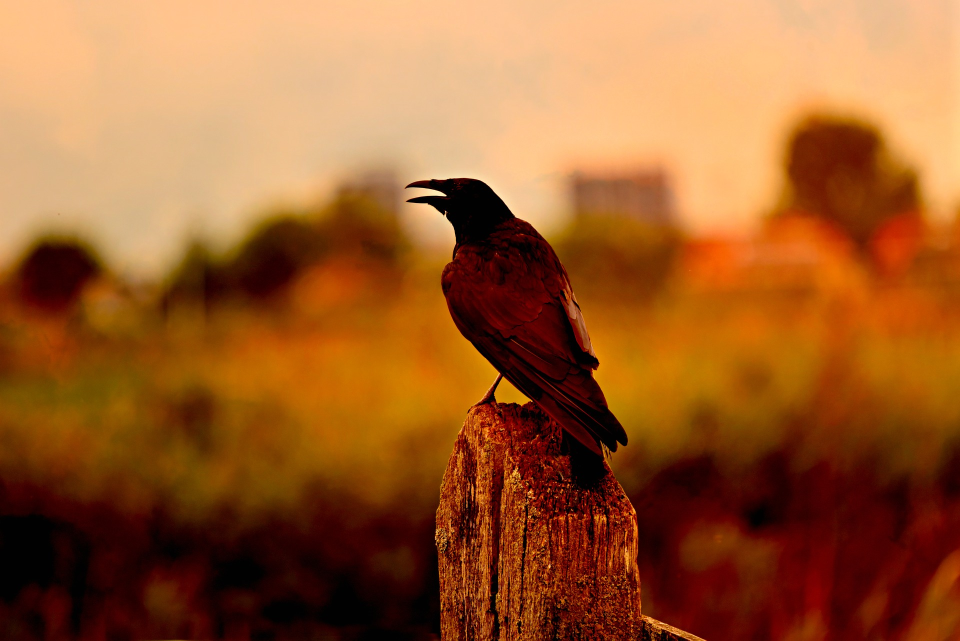
#> input picture python_opencv/images/crow.jpg, 1920 x 1281 px, found by its file name (shown at 1/2 size)
$ python convert_0330.py
#> lines starting #> are read from the running program, lines starting #| are printed output that depends on the picture
import cv2

img_src = cv2.imread('images/crow.jpg', cv2.IMREAD_COLOR)
#> img_src is the input picture: shape (1281, 1920, 3); mean B, G, R 45.6, 92.5, 154.7
img_src = cv2.pyrDown(img_src)
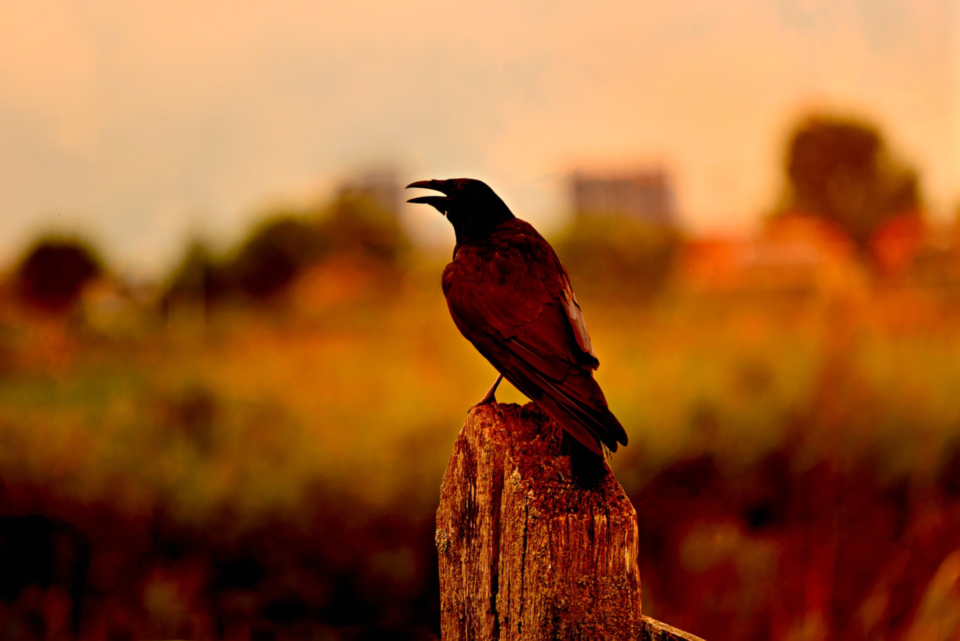
#> img_src: shape (641, 960, 3); mean B, G, R 45.6, 92.5, 154.7
img_gray = cv2.cvtColor(img_src,cv2.COLOR_BGR2GRAY)
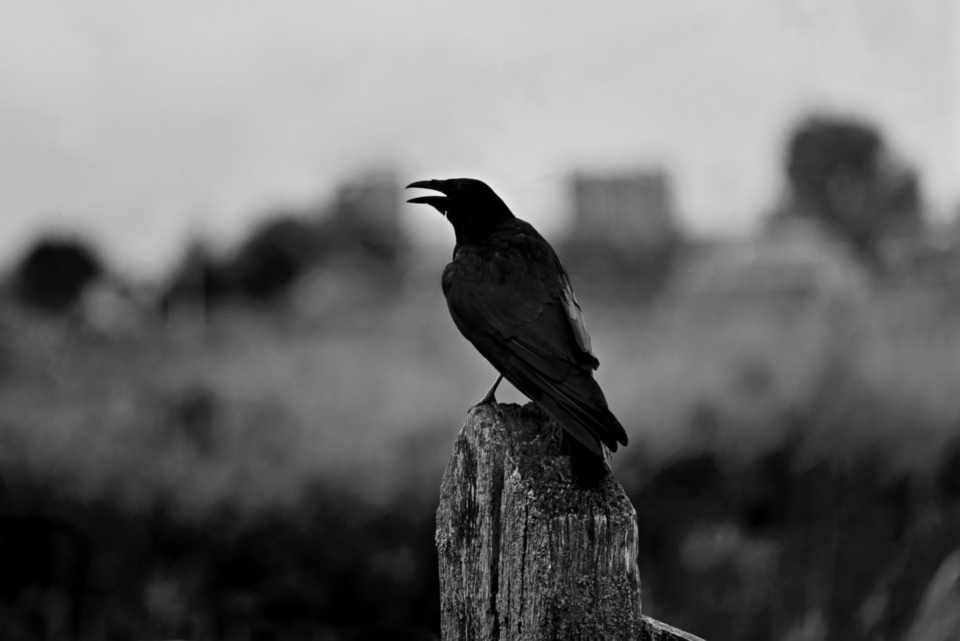
#> img_gray: shape (641, 960); min 0, max 236, mean 105.8
h,w = img_gray.shape[:2]
#> h = 641; w = 960
print(h,w)
#| 641 960
img_gray = cv2.cvtColor(img_gray,cv2.COLOR_GRAY2BGR)
#> img_gray: shape (641, 960, 3)

merge = cv2.hconcat([img_src,img_gray])
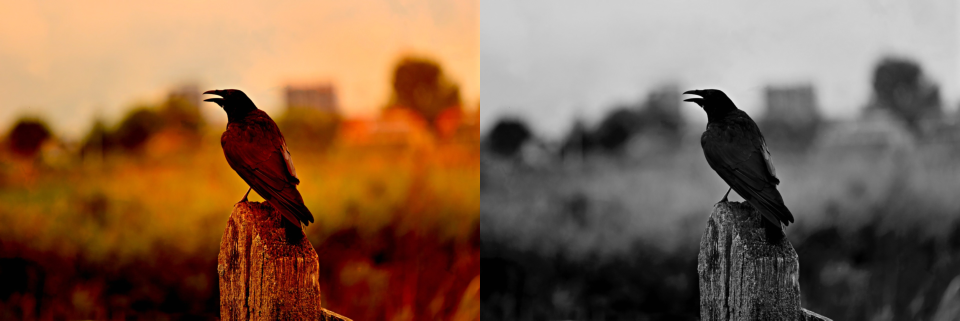
#> merge: shape (641, 1920, 3) (shown at 1/2 size); mean B, G, R 75.7, 99.1, 130.2
merge = cv2.resize(merge,dsize=(0,0),fx=0.7,fy=0.7)
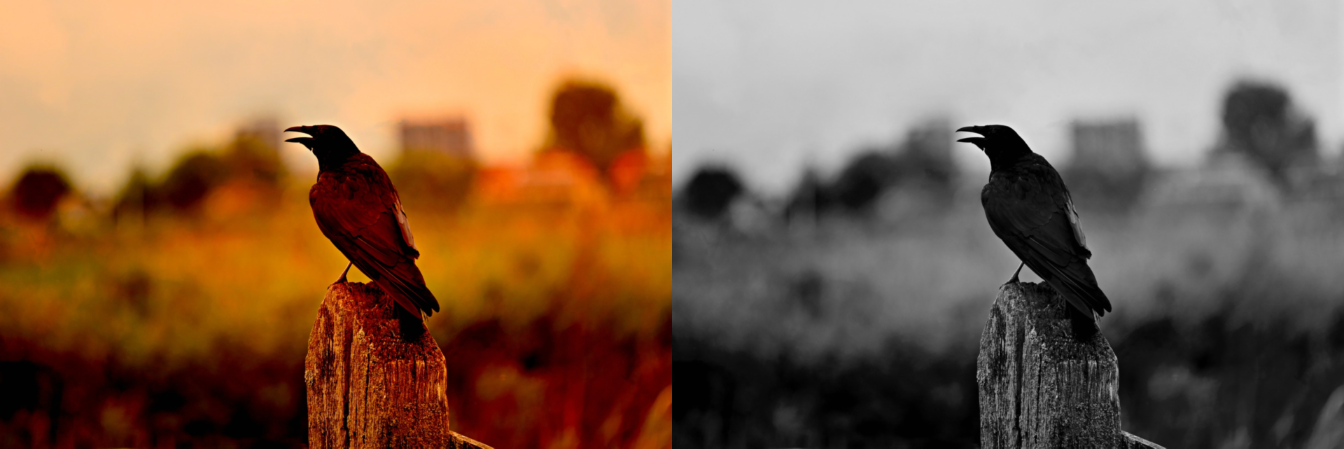
#> merge: shape (449, 1344, 3); mean B, G, R 75.6, 99, 130.1

cv2.imshow('src',img_src)
cv2.imshow('gray',img_gray)
cv2.imshow('merge',merge)
cv2.waitKey()
cv2.destroyAllWindows()

$ run again, with python_opencv/images/1.jpg copied over python_opencv/images/crow.jpg
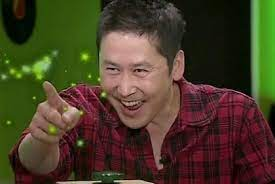
#> input picture python_opencv/images/1.jpg, 275 x 184 px, found by its file name
#> img_src is the input picture: shape (184, 275, 3); mean B, G, R 38, 60.6, 71.8
#> img_src: shape (92, 138, 3)
#> `img_gray = cv2.cvtColor(img_src,cv2.COLOR_BGR2GRAY)`:
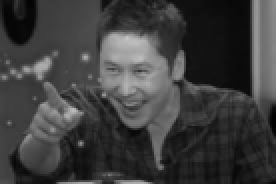
#> img_gray: shape (92, 138) (shown 2 times larger); min 1, max 198, mean 61.4
#| 92 138
#> `merge = cv2.resize(merge,dsize=(0,0),fx=0.7,fy=0.7)`:
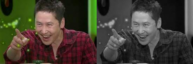
#> merge: shape (64, 193, 3); mean B, G, R 49.4, 60.9, 66.3

$ run again, with python_opencv/images/bori.jpg copied over python_opencv/images/crow.jpg
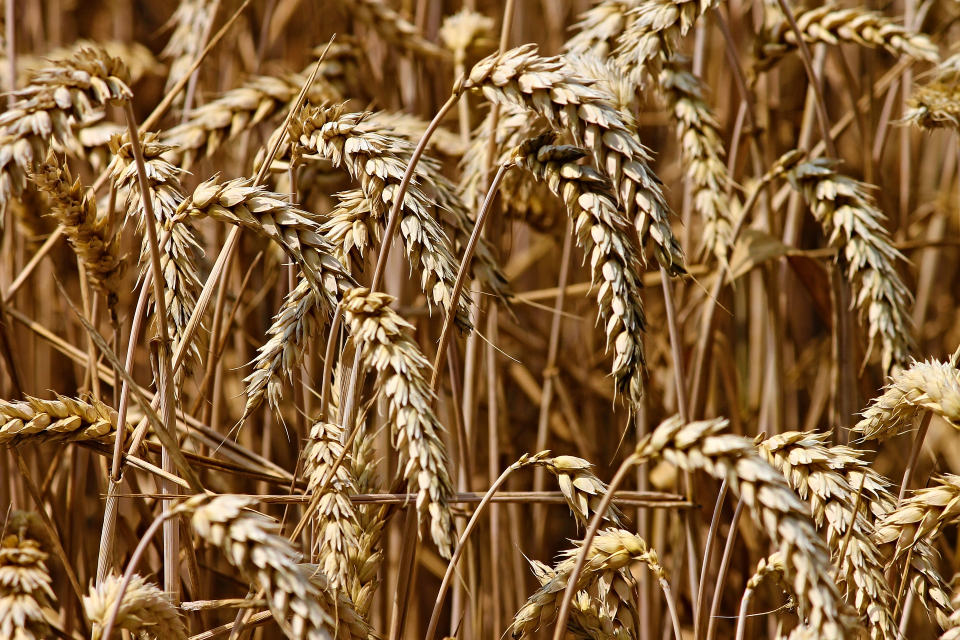
#> input picture python_opencv/images/bori.jpg, 1920 x 1280 px, found by its file name (shown at 1/2 size)
#> img_src is the input picture: shape (1280, 1920, 3); mean B, G, R 59.2, 99.1, 134.8
#> img_src: shape (640, 960, 3)
#> `img_gray = cv2.cvtColor(img_src,cv2.COLOR_BGR2GRAY)`:
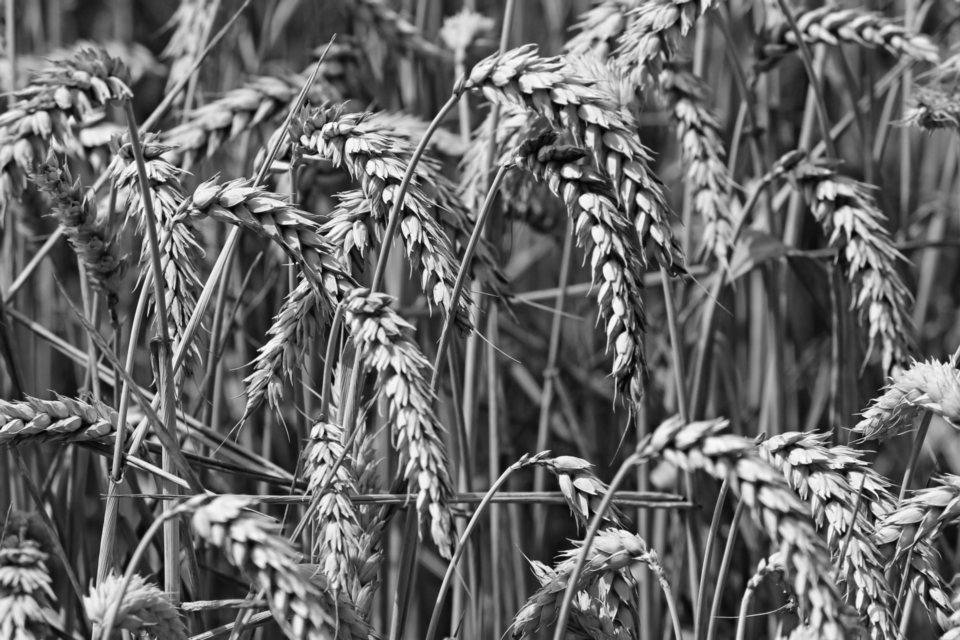
#> img_gray: shape (640, 960); min 3, max 253, mean 105.2
#| 640 960
#> `merge = cv2.resize(merge,dsize=(0,0),fx=0.7,fy=0.7)`:
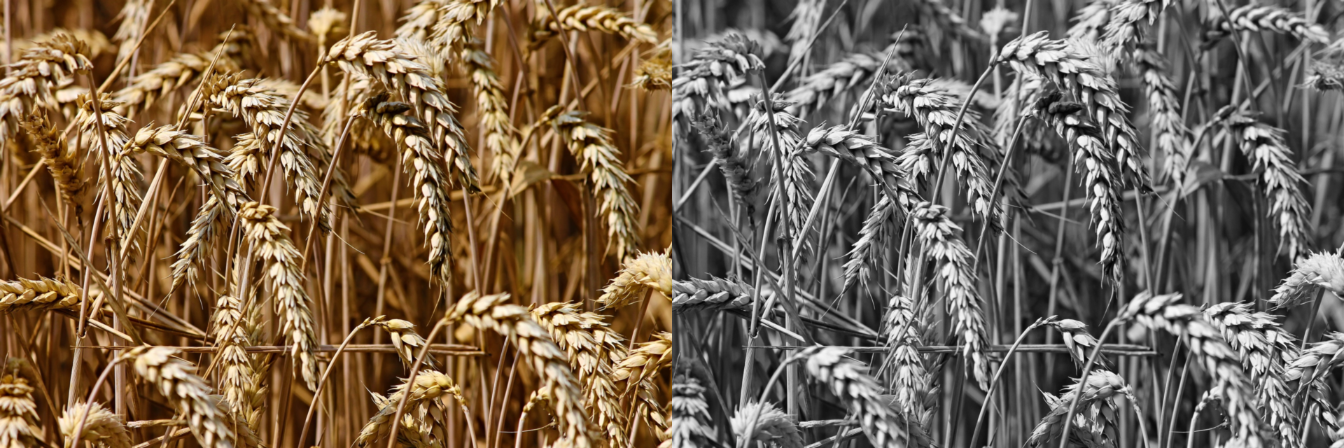
#> merge: shape (448, 1344, 3); mean B, G, R 82.1, 102.1, 119.9
